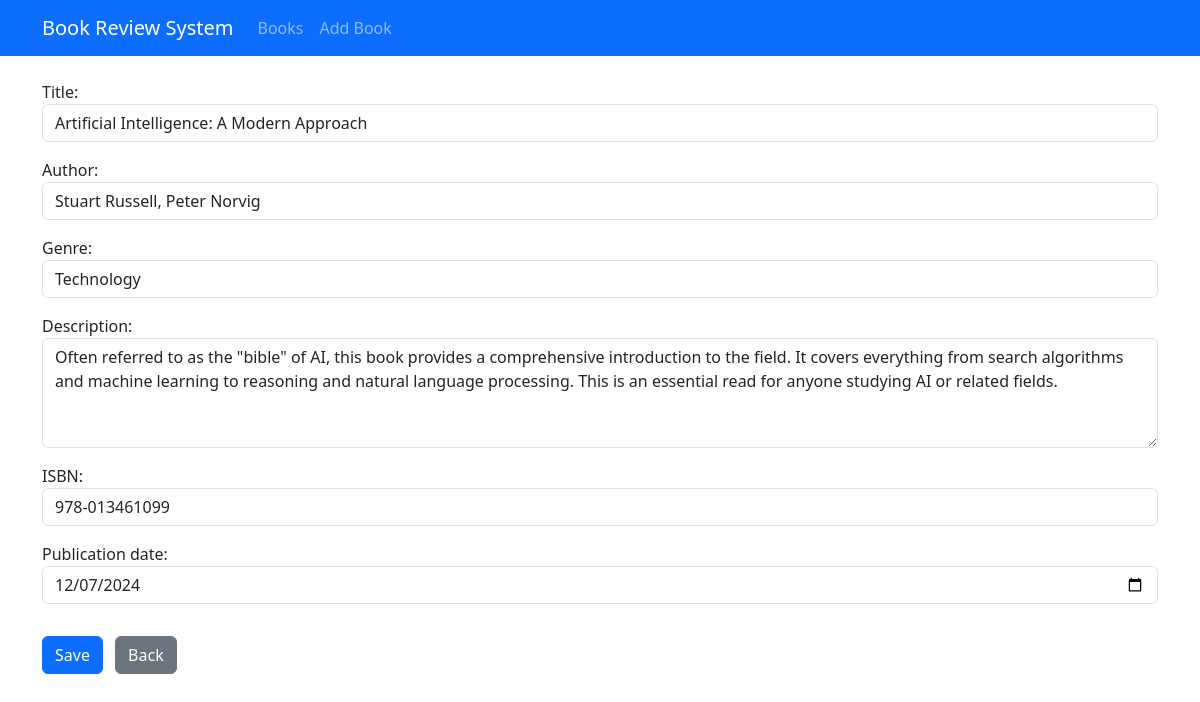
Screenshot of /book/3/edit/ with the database file from the repository.
### book/models.py (models this page shows, shortened)
class Book(models.Model):
    title = models.CharField(max_length=100)
    author = models.CharField(max_length=100)
    description = models.TextField()
    isbn = models.CharField('ISBN', max_length=13, unique=True)
    genre = models.CharField(max_length=20, choices=GENRE_CHOICES)
    publication_date = models.DateField()
    average_rating = models.DecimalField(
        max_digits=3,
        decimal_places=2,
        validators=[MinValueValidator(0), MaxValueValidator(5)],
        default=0
    )
    created_at = models.DateTimeField(auto_now_add=True)
    updated_at = models.DateTimeField(auto_now=True)

### book/views.py (the view)
# urls.py: path('book/<int:pk>/edit/', views.book_update, name='book-update'),
def book_update(request, pk):
    book = Book.objects.get(pk=pk)
    if request.method == "POST":
        form = BookForm(request.POST, instance=book)   # gets the id of the book
        if form.is_valid():
            form.save()
            messages.success(request, 'Book updated successfully!!')
            return redirect('book-update', pk=book.pk)
    else:
        form = BookForm(instance=book)
    context = {
        'form':form,
        'back_url': reverse('book-detail', kwargs={'pk':book.pk}),
        'is_editing':True    # <- flag to indicate we're editing
        }
    return render(request, 'book/book_form.html', context)

### book/forms.py
class BookForm(forms.ModelForm):
    class Meta:
        model = Book
        fields = ['title', 'author', 'description', 'isbn', 'genre', 'publication_date']
        widgets = {
            'title': forms.TextInput(attrs={
                'class':'form-control',
                'placeholder':'Enter book title'
            }),
            'author': forms.TextInput(attrs={
                'class':'form-control',
                'placeholder':'Enter author name'
            }),
            'description': forms.Textarea(attrs={
                'class':'form-control',
                'rows':4,
                'placeholder':'Enter book description'
            }),
            'isbn': forms.TextInput(attrs={
                'class':'form-control',
                'placeholder':'Enter ISBN'
            }),
            'genre': forms.Select(attrs={
                'class':'form-control',
            }),
            'publication_date': forms.DateInput(attrs={
                'class':'form-control',
                'type': 'date'
            })
        }

### book/templates/book/book_form.html (shortened to what this page needs)
{% extends 'book/base.html' %}
{% block content %}
<form method="post" novalidate>
    <div class="mb-3">
        {{ form.title.label_tag }}
        {{ form.title }}
    </div>
    <div class="mb-3">
        {{ form.author.label_tag }}
        {{ form.author }}
    </div>
    <div class="mb-3">
        {{ form.genre.label_tag }}
        {{ form.genre }}
    </div>
    <div class="mb-3">
        {{ form.description.label_tag }}
        {{ form.description }}
    </div>
    <div class="mb-3">
        {{ form.isbn.label_tag }}
        {{ form.isbn }}
    </div>
    <div class="mb-3">
        {{ form.publication_date.label_tag }}
        {{ form.publication_date }}
    </div>
    <div class="mt-4">
        <button type='submit' class="btn btn-primary">Save</button>
        {% if is_editing %}
        <a href="{{ back_url }}" class="m-2 btn btn-secondary">Back</a>
        {% endif %}
    </div>
</form>
{% endblock content %}

### rows the page displays
Book: title "Artificial Intelligence: A Modern Approach", author "Stuart Russell, Peter Norvig", genre "Technology", description "Often referred to as the \"bible\" of AI, this book provides a comprehensive introduction to the field. It covers everything from search algorithms and machine learning to reasoning and natural language processing. This is an essential read for anyone studying AI or related fields.", isbn "978-013461099", publication_date "12/07/2024"
